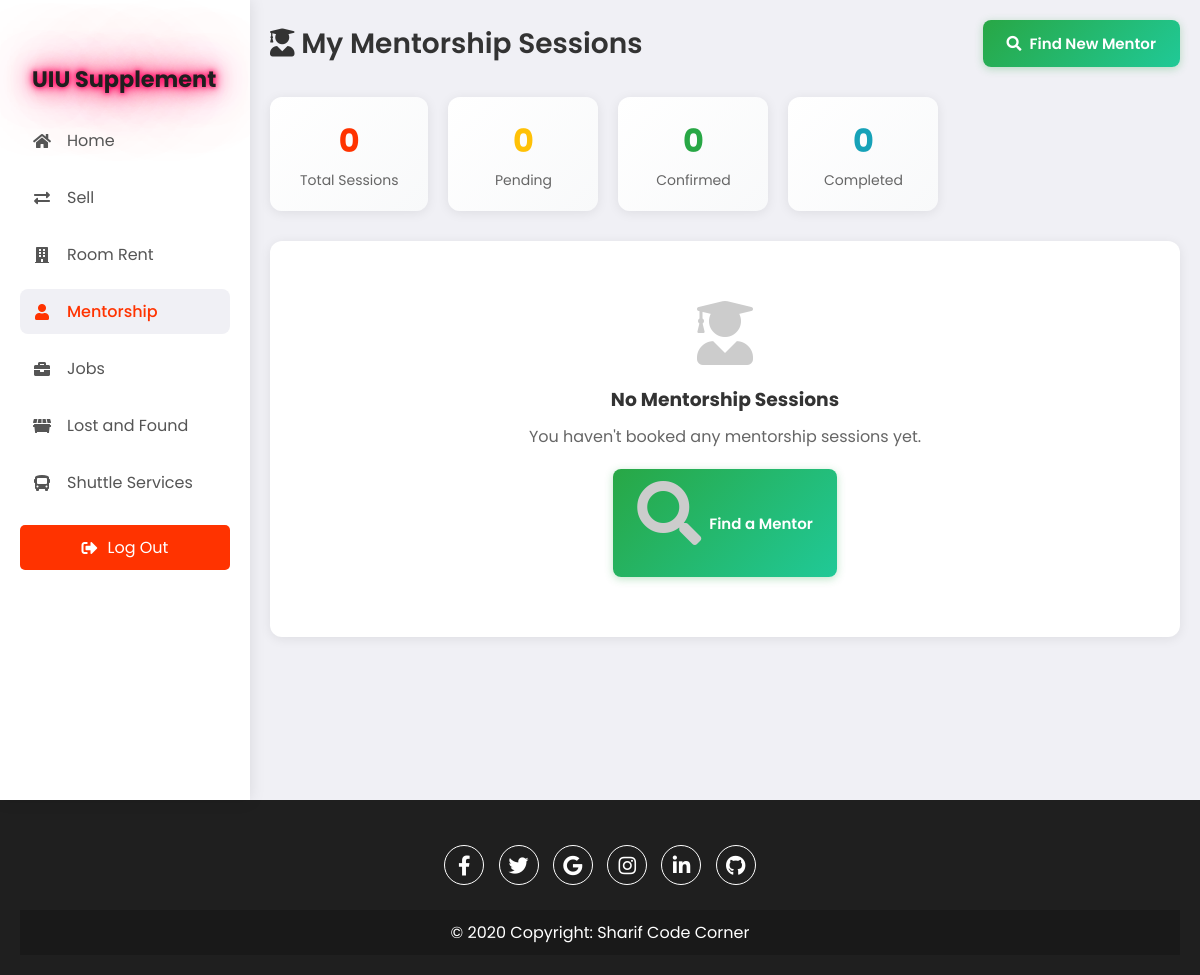
/mymentors.php (signed in), run on an earlier commit of the app's database.
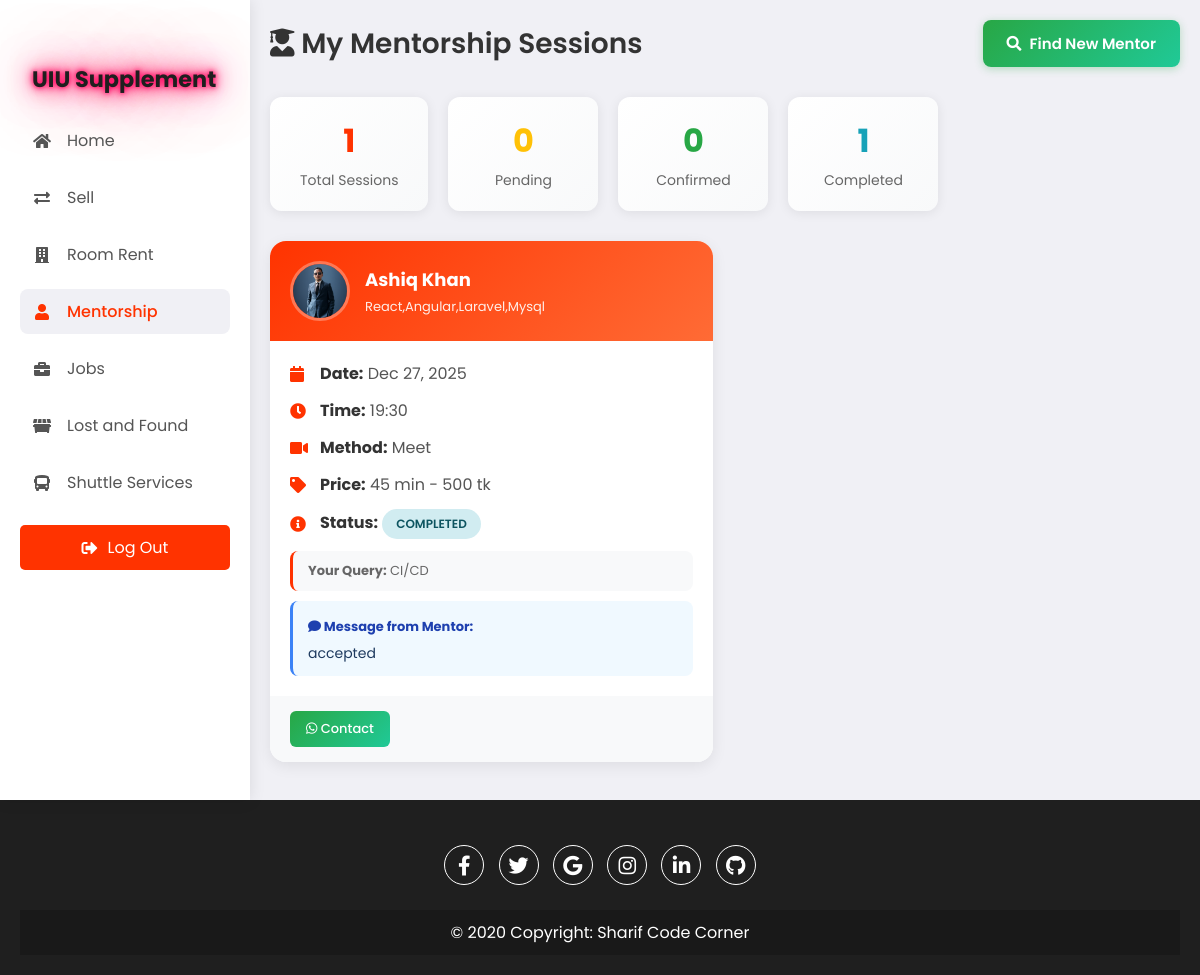
And on a later commit of the database.
### tables this page shows
CREATE TABLE `request_mentorship_session` (
  `session_id` int(11) NOT NULL,
  `user_id` int(11) NOT NULL,
  `mentor_id` int(11) NOT NULL,
  `session_time` varchar(255) NOT NULL,
  `session_price` varchar(255) NOT NULL,
  `communication_method` varchar(255) NOT NULL,
  `session_date` date NOT NULL,
  `problem_description` text DEFAULT NULL,
  `status` varchar(50) DEFAULT 'pending',
  `mentor_message` text DEFAULT NULL COMMENT 'Message from mentor to student',
  `meeting_link` varchar(500) DEFAULT NULL COMMENT 'Zoom/Meet link for session',
  `responded_at` timestamp NULL DEFAULT NULL COMMENT 'When mentor responded',
  `created_at` timestamp NOT NULL DEFAULT current_timestamp()
);

CREATE TABLE `uiumentorlist` (
  `id` int(11) NOT NULL,
  `photo` varchar(255) DEFAULT NULL,
  `name` varchar(100) NOT NULL,
  `bio` text NOT NULL,
  `language` enum('Bangla','English') NOT NULL,
  `response_time` enum('6 hours','12 hours','24 hours','48 hours','72 hours') NOT NULL,
  `industry` enum('Tech','Finance','Healthcare','Marketing','Other') NOT NULL,
  `hourly_rate` varchar(50) NOT NULL,
  `company` varchar(100) DEFAULT NULL,
  `country` enum('Bangladesh','USA','UK','India','Canada') NOT NULL,
  `skills` text DEFAULT NULL,
  `email` varchar(100) NOT NULL,
  `whatsapp` varchar(20) DEFAULT NULL,
  `linkedin` varchar(255) DEFAULT NULL,
  `facebook` varchar(255) DEFAULT NULL,
  `linked_user_id` int(11) DEFAULT NULL COMMENT 'Linked user account for profile switching'
);

### mymentors.php (the view, shortened to what this page needs)
<?php
$servername = "localhost";
$username = "root";
$password = "";
$dbname = "uiusupplements";
$conn = new mysqli($servername, $username, $password, $dbname);
$userId = $_SESSION['user_id'];
$stmt = $conn->prepare("
    SELECT r.session_id, r.mentor_id, r.session_time, r.session_price,
           r.communication_method, r.session_date, r.problem_description, r.status, r.created_at,
           r.meeting_link, r.mentor_message, r.responded_at,
           m.name AS mentor_name, m.photo AS mentor_photo, m.email AS mentor_email,
           m.whatsapp AS mentor_whatsapp, m.skills AS mentor_skills
    FROM request_mentorship_session r
    JOIN uiumentorlist m ON r.mentor_id = m.id
    WHERE r.user_id = ?
    ORDER BY r.session_date DESC
");
$stmt->bind_param("i", $userId);
$stmt->execute();
$sessions = $stmt->get_result();
$pendingCount = 0;
$confirmedCount = 0;
$completedCount = 0;
$sessionsList = [];
while ($row = $sessions->fetch_assoc()) {
    $sessionsList[] = $row;
    switch (strtolower($row['status'])) {
        case 'completed':
            $completedCount++;
            break;
    }
}
?>
<!DOCTYPE html>
<html lang="en">
<head>
    <link rel="stylesheet" href="https://cdnjs.cloudflare.com/ajax/libs/font-awesome/5.15.4/css/all.min.css" />
    <link rel="stylesheet" href="assets/css/index.css" />
</head>
<body>
    <div class="container">
        <nav>
            <ul>
                <li><a href="uiusupplementhomepage.php" class="logo">
                        <h1 class="styled-title">UIU Supplement</h1>
                    </a></li>
                <li><a href="uiusupplementhomepage.php">
                        <i class="fas fa-home"></i>
                        <span class="nav-item">Home</span>
                    </a></li>
                <li><a href="SellAndExchange.php">
                        <i class="fas fa-exchange-alt"></i>
                        <span class="nav-item">Sell</span>
                    </a></li>
                <li><a href="availablerooms.php">
                        <i class="fas fa-building"></i>
                        <span class="nav-item">Room Rent</span>
                    </a></li>
                <li><a href="browsementors.php" class="active">
                        <i class="fas fa-user"></i>
                        <span class="nav-item">Mentorship</span>
                    </a></li>
                <li><a href="parttimejob.php">
                        <i class="fas fa-briefcase"></i>
                        <span class="nav-item">Jobs</span>
                    </a></li>
                <li><a href="lostandfound.php">
                        <i class="fas fa-dumpster"></i>
                        <span class="nav-item">Lost and Found</span>
                    </a></li>
                <li><a href="shuttle_tracking_system.php">
                        <i class="fas fa-bus"></i>
                        <span class="nav-item">Shuttle Services</span>
                    </a></li>
            </ul>
            <a href="uiusupplementlogin.html" class="logout-btn">
                <i class="fas fa-sign-out-alt"></i> Log Out
            </a>
        </nav>
        <section class="main">
            <div class="page-header">
                <h1 class="page-title"><i class="fas fa-user-graduate"></i> My Mentorship Sessions</h1>
                <a href="browsementors.php" class="add-product-btn">
                    <i class="fas fa-search"></i> Find New Mentor
                </a>
            </div>
            <div class="stats-bar">
                <div class="stat-card">
                    <div class="number"><?php echo count($sessionsList); ?></div>
                    <div class="label">Total Sessions</div>
                </div>
                <div class="stat-card pending">
                    <div class="number"><?php echo $pendingCount; ?></div>
                    <div class="label">Pending</div>
                </div>
                <div class="stat-card confirmed">
                    <div class="number"><?php echo $confirmedCount; ?></div>
                    <div class="label">Confirmed</div>
                </div>
                <div class="stat-card completed">
                    <div class="number"><?php echo $completedCount; ?></div>
                    <div class="label">Completed</div>
                </div>
            </div>
            <?php if (count($sessionsList) > 0): ?>
                <div class="sessions-grid">
                    <?php foreach ($sessionsList as $session): ?>
                        <div class="session-card">
                            <div class="session-header">
                                <img src="<?php echo htmlspecialchars($session['mentor_photo'] ?? 'https://via.placeholder.com/60'); ?>"
                                     alt="Mentor" class="mentor-avatar">
                                <div class="mentor-info">
                                    <h3><?php echo htmlspecialchars($session['mentor_name']); ?></h3>
                                    <div class="skills"><?php echo htmlspecialchars($session['mentor_skills'] ?? 'Expert Mentor'); ?></div>
                                </div>
                            </div>
                            <div class="session-body">
                                <div class="session-detail">
                                    <i class="fas fa-calendar"></i>
                                    <span><strong>Date:</strong> <?php echo date('M d, Y', strtotime($session['session_date'])); ?></span>
                                </div>
                                <div class="session-detail">
                                    <i class="fas fa-clock"></i>
                                    <span><strong>Time:</strong> <?php echo htmlspecialchars($session['session_time']); ?></span>
                                </div>
                                <div class="session-detail">
                                    <i class="fas fa-video"></i>
                                    <span><strong>Method:</strong> <?php echo htmlspecialchars($session['communication_method']); ?></span>
                                </div>
                                <div class="session-detail">
                                    <i class="fas fa-tag"></i>
                                    <span><strong>Price:</strong> <?php echo htmlspecialchars($session['session_price']); ?></span>
                                </div>
                                <div class="session-detail">
                                    <i class="fas fa-info-circle"></i>
                                    <span><strong>Status:</strong>
                                        <span class="status-badge status-<?php echo strtolower($session['status']); ?>">
                                            <?php echo htmlspecialchars($session['status']); ?>
                                        </span>
                                    </span>
                                </div>
                                <?php if (!empty($session['problem_description'])): ?>
                                    <div class="problem-desc">
                                        <strong>Your Query:</strong> <?php echo htmlspecialchars($session['problem_description']); ?>
                                    </div>
                                <?php endif; ?>
                                <?php if (!empty($session['mentor_message'])): ?>
                                    <div class="mentor-message-box">
                                        <strong><i class="fas fa-comment"></i> Message from Mentor:</strong>
                                        <p><?php echo htmlspecialchars($session['mentor_message']); ?></p>
                                    </div>
                                <?php endif; ?>
                            </div>
                            <div class="session-footer">
                                <a href="https://wa.me/<?php echo htmlspecialchars($session['mentor_whatsapp'] ?? ''); ?>"
                                   target="_blank" class="action-btn btn-contact">
                                    <i class="fab fa-whatsapp"></i> Contact
                                </a>
                            </div>
                        </div>
                    <?php endforeach; ?>
                </div>
            <?php else: ?>
                <div class="empty-state">
                    <i class="fas fa-user-graduate"></i>
                    <h3>No Mentorship Sessions</h3>
                    <p>You haven't booked any mentorship sessions yet.</p>
                    <a href="browsementors.php" class="add-product-btn">
                        <i class="fas fa-search"></i> Find a Mentor
                    </a>
                </div>
            <?php endif; ?>
        </section>
    </div>
    <footer class="footer">
        <div class="social-icons">
            <a href="https://www.facebook.com/sharif.me2018"><i class="fab fa-facebook-f"></i></a>
            <a href="#"><i class="fab fa-twitter"></i></a>
            <a href="#"><i class="fab fa-google"></i></a>
            <a href="https://www.instagram.com/shariful_islam10"><i class="fab fa-instagram"></i></a>
            <a href="#"><i class="fab fa-linkedin-in"></i></a>
            <a href="https://www.github.com/sharif2023"><i class="fab fa-github"></i></a>
        </div>
        <div class="copyright">
            &copy; 2020 Copyright: <a href="https://www.youtube.com/@SHARIFsCODECORNER">Sharif Code Corner</a>
        </div>
    </footer>
</body>
</html>

### assets/css/index.css (style rules this page uses)
* { margin: 0; padding: 0; box-sizing: border-box; font-family: "Poppins", sans-serif; }
body { margin: 0; font-family: Arial, sans-serif; display: flex; flex-direction: column; min-height: 100vh; background-color: #f0f0f5; }
.container { display: flex; min-height: 100vh; position: relative; }
nav { width: 100%; max-width: 250px; background-color: #fff; padding: 20px; height: 100vh; max-height: 100vh; overflow-y: auto; box-shadow: 0 0 15px rgba(0, 0, 0, 0.1); position: fixed; top: 0; left: 0; transition: top 0.3s ease-in-out; z-index: 1000; }
.styled-title { font-size: 1.4rem; color: #1F1F1F; font-weight: 700; text-shadow: 0 0 5px #ff005e, 0 0 10px #ff005e, 0 0 20px #ff005e, 0 0 40px #ff005e, 0 0 80px #ff005e; animation: glow 1.5s infinite alternate; }
nav ul { list-style-type: none; padding-top: 20px; padding-left: 0; margin: 0; }
nav ul li { margin: 12px 0; }
nav ul li a { color: #555; font-size: 16px; display: flex; align-items: center; padding: 10px 12px; text-decoration: none; border-radius: 8px; transition: all 0.2s ease; }
nav ul li a i { width: 20px; text-align: center; font-size: 16px; }
nav ul li a.active { background-color: #f0f0f5; color: #FF3300; font-weight: 500; }
nav ul li a .nav-item { margin-left: 15px; }
.logout-btn { background-color: #FF3300; color: white; padding: 10px 20px; text-align: center; border-radius: 5px; display: flex; justify-content: center; align-items: center; font-size: 16px; margin-top: 20px; cursor: pointer; text-decoration: none; }
.logout-btn i { margin-right: 10px; }
.main { flex: 1; margin-left: 250px; padding: 40px; }
.add-product-btn, .add-listing-btn, .add-mentor-btn { background: linear-gradient(135deg, #28a745 0%, #20c997 100%); color: white; padding: 12px 24px; border: none; border-radius: 8px; cursor: pointer; font-weight: 600; font-size: 15px; text-decoration: none; display: inline-flex; align-items: center; gap: 8px; transition: all 0.3s ease; box-shadow: 0 2px 8px rgba(40, 167, 69, 0.3); }
.footer { background-color: #1F1F1F; color: white; text-align: center; padding: 20px; width: 100%; position: relative; }
.social-icons { margin: 20px 0; }
.social-icons a { display: inline-block; width: 40px; height: 40px; line-height: 40px; margin: 5px; background-color: transparent; color: white; border: 1px solid white; border-radius: 50%; text-align: center; text-decoration: none; font-size: 20px; }
.copyright { background-color: rgba(0, 0, 0, 0.2); padding: 10px; margin-top: 10px; }
.copyright a { color: white; text-decoration: none; }
@media (max-width: 1200px) { .main { padding: 20px; } }

What changed in the data, as far as the page shows it:
added request_mentorship_session: mentor.photo (picture), mentor.name "Ashiq Khan", mentor.skills "React,Angular,Laravel,Mysql", session_date "Dec 27, 2025", session_time "19:30", communication_method "Meet", session_price "45 min - 500 tk", status "COMPLETED", problem_description "CI/CD", mentor_message "accepted"
Also different on the page:
count($sessionsList): "0" → "1"
$completedCount: "0" → "1"
text no longer shown: "No Mentorship Sessions You haven't booked any mentorship sessions yet. Find a Mentor"
